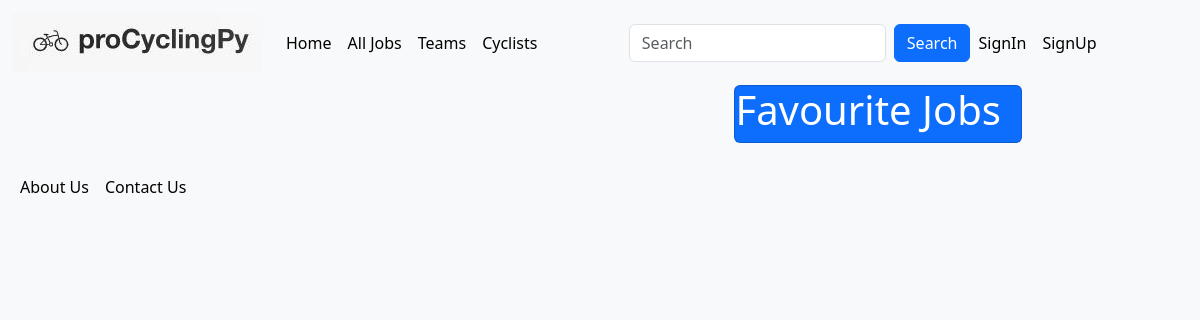
The page /jobs/ on the database as committed earlier.
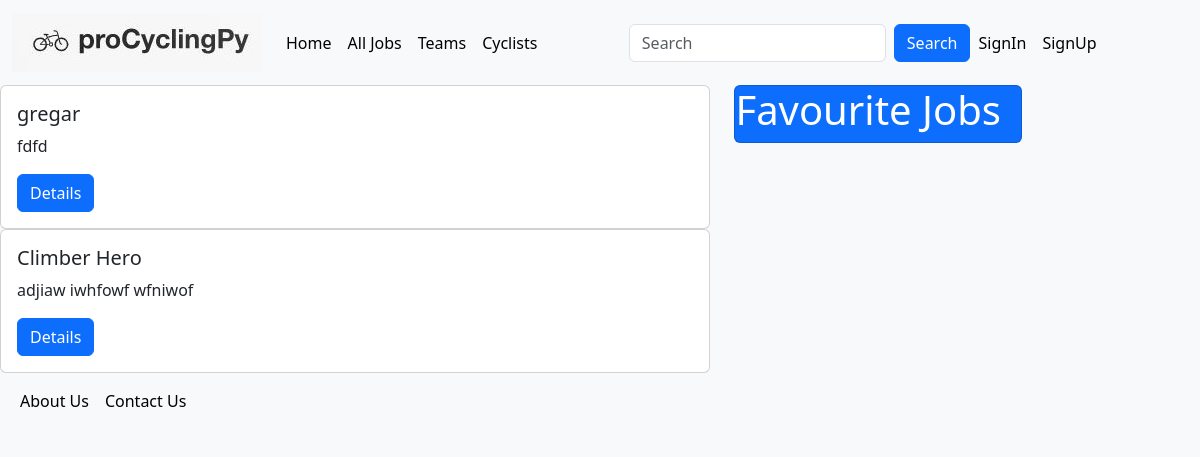
The same page on the database as committed later.
### proCyclingPy/common/models.py (models this page shows, shortened)
class Job(models.Model):
    TITLE_MAX_LEN = 300
    SPECIALTY_MAX_LEN = 50
    ONE_DAY_RACES = 'One Day Races'
    GC = 'General Classification'
    TT = 'Time Trail'
    SPRINT = 'Sprint'
    CLIMBER = 'Climber'
    HILLS = 'Hills'
    SPECIALTIES = (
        (ONE_DAY_RACES, ONE_DAY_RACES),
        (GC, GC),
        (TT, TT),
        (SPRINT, SPRINT),
        (CLIMBER, CLIMBER),
        (HILLS, HILLS),
    )
    title = models.CharField(
        max_length=TITLE_MAX_LEN,
    )
    team_manager = models.ForeignKey(
        TeamManager,
        on_delete=models.CASCADE,
    )
    specialty = models.CharField(
        max_length=SPECIALTY_MAX_LEN,
        choices=SPECIALTIES,
        null=False,
        blank=False
    )
    created_at = models.DateTimeField(
        auto_now_add=True,
    )
    last_modified = models.DateTimeField(
        auto_now=True,
    )
    salary = models.PositiveIntegerField(
        null=False,
        blank=False,
    )
    description = models.TextField(
        null=False,
        blank=False,
    )
    class Meta:
        ordering = ['-created_at']

### proCyclingPy/common/views.py (the view)
# urls.py: path('jobs/', JobListView.as_view(), name='all jobs'),
class JobListView(ListView):
    template_name = 'common/jobs.html'
    model = Job
    extra_context = {
        'all_jobs': Job.objects.all(),
    }
    paginate_by = 4
    def get_context_data(self, **kwargs):
        context = super().get_context_data(**kwargs)
        if self.request.user.is_anonymous:
            return context
        context['fav_jobs'] = FavouriteJob.objects.filter(user=self.request.user)
        return context
    def get_queryset(self):
        queryset = super().get_queryset()
        queryset = queryset.order_by('-created_at')
        pattern = self.__get_pattern()
        if pattern:
            queryset = queryset.filter(title__icontains=pattern.lower())
        return queryset
    def __get_pattern(self):
        return self.request.GET.get('pattern', None)

### templates/common/jobs.html (shortened to what this page needs)
{% extends 'base/base.html' %}
{% block page_content %}
    <div class="row cont">
        <div class="c1">
            {% for job in job_list %}
                <div class="col-sm-3">
                    <div class="card">
                        <div class="card-body">
                            <h5 class="card-title">{{ job.title }}</h5>
                            <p class="card-text">{{ job.description }}</p>
                            <a href="{% url 'details job' pk=job.pk %}" class="btn btn-primary">Details</a>
                        </div>
                    </div>
                </div>
            {% endfor %}
        </div>
        <div class="c2">
            <div class="card text-white bg-primary mb-3" style="max-width: 18rem;">
                <h1>Favourite Jobs</h1>
            </div>
        </div>
    </div>
{% endblock %}

Rows that differ between the two databases and show on the page:
added Job: title "gregar", description "fdfd"
added Job: title "Climber Hero", description "adjiaw iwhfowf wfniwof"
